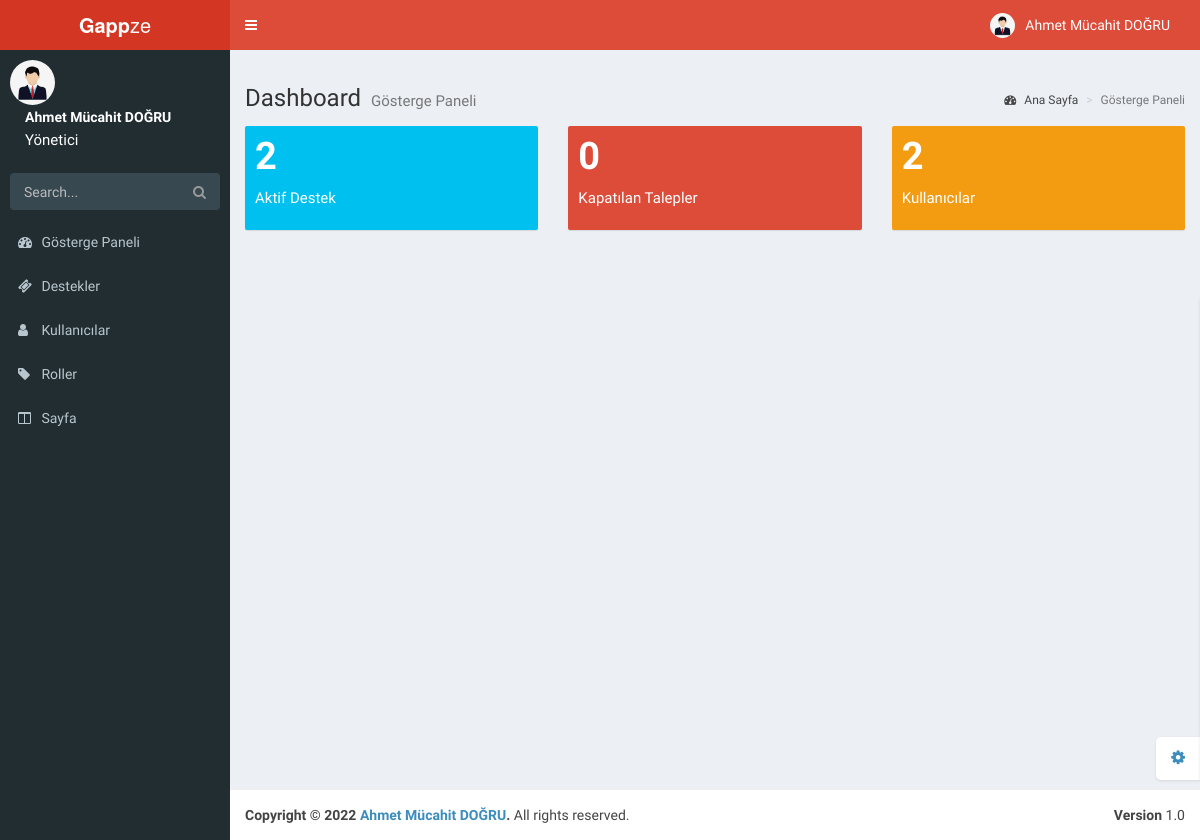
Before: /admin/index.php (signed in) with the older database file.
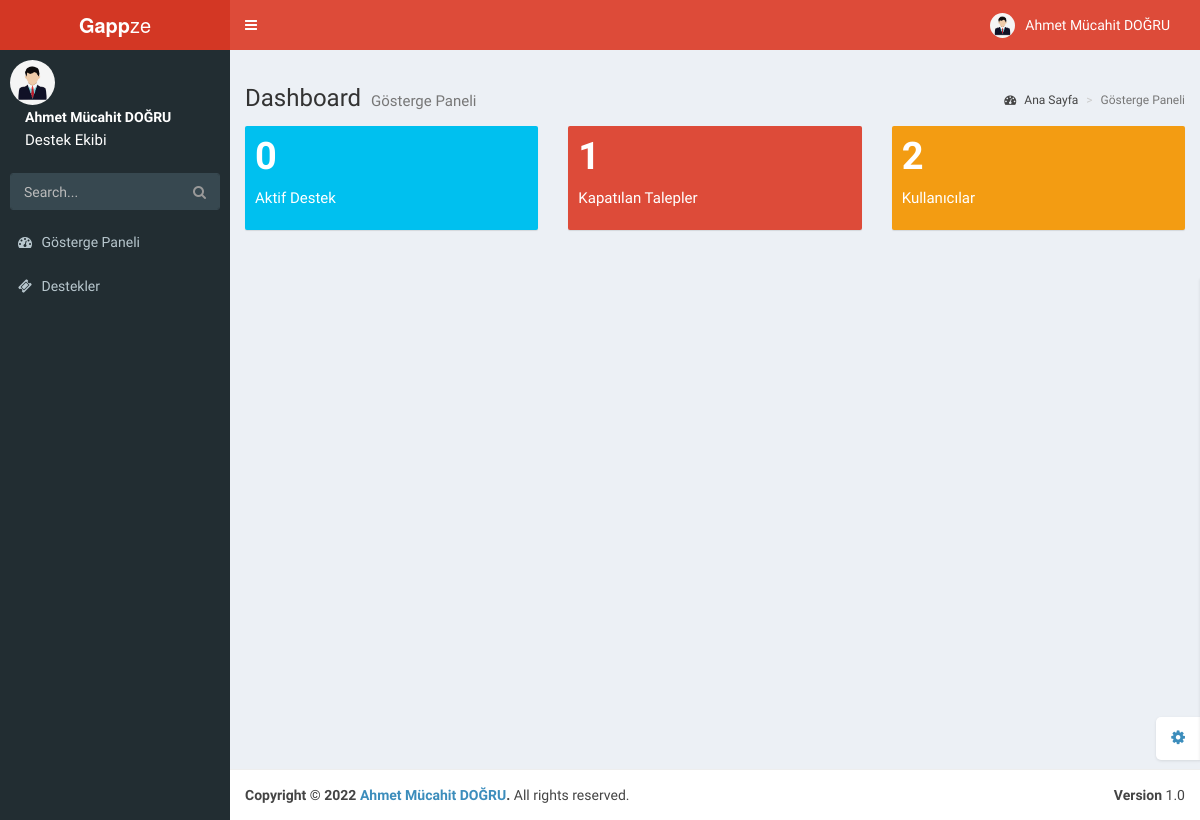
After: the same page with the newer database file.
### tables this page shows
CREATE TABLE `accounts` (
  `id` int(11) NOT NULL,
  `firstName` varchar(64) NOT NULL,
  `lastName` varchar(64) NOT NULL,
  `email` varchar(255) NOT NULL,
  `password` varchar(255) NOT NULL,
  `permission` int(11) NOT NULL,
  `department` int(11) NOT NULL,
  `createdDate` timestamp NOT NULL DEFAULT current_timestamp() ON UPDATE current_timestamp()
);

CREATE TABLE `roles` (
  `id` int(11) NOT NULL,
  `name` varchar(255) NOT NULL
);

CREATE TABLE `pages` (
  `id` int(11) NOT NULL,
  `name` varchar(255) NOT NULL,
  `src` varchar(255) NOT NULL,
  `permission` int(11) NOT NULL,
  `location` int(11) NOT NULL,
  `dropdown` int(11) NOT NULL,
  `isDropdown` int(11) NOT NULL,
  `icon` varchar(255) NOT NULL,
  `isLogged` int(11) NOT NULL
);

### functions/account.function.php (called while the page is built, shortened)
<?php
class Accounts{
  public function getUserCount(){
    $class = new classFonksiyon();
    $db = $class->dbConnection();
    if($db){
      $roles = $db->prepare("SELECT * FROM accounts");
      $roles->execute();
      return $roles->rowCount();
    }
  }
  public function getTicketCount($number){
    $class = new classFonksiyon();
    $db = $class->dbConnection();
    $roles = $db->prepare("SELECT * FROM supports WHERE status = ?");
    $roles->execute(array(
      $number
    ));
    return $roles->rowCount();
  }
  public function getPermissionName($id){
      $class = new classFonksiyon();
      $db = $class->dbConnection();
      $accounts = $db->prepare("SELECT permission FROM accounts WHERE id = ?");
      $accounts->execute(array(
        $id
      ));
      $accounts_fetch = $accounts->fetch();
      $roles = $db->prepare("SELECT * FROM roles WHERE id = ?");
      $roles->execute(array(
        $accounts_fetch["permission"]
      ));
      $roles_fetch = $roles->fetch();
      if($accounts->rowCount() != 0){
        if($roles_fetch == 0){
          return "Üye";
        }else{
        return $roles_fetch["name"];
        }
      }else{
        return false;
      }
  }
  public function getName($id){
    $class = new classFonksiyon();
    $db = $class->dbConnection();
    $accounts = $db->prepare("SELECT firstName,lastName FROM accounts WHERE id = ?");
    $accounts->execute(array(
      $id
    ));
    $accounts_fetch = $accounts->fetch();
    if($accounts->rowCount() != 0){
    return $accounts_fetch["firstName"]." ".$accounts_fetch["lastName"];
    }
  }
}

### functions/class.function.php (the view, shortened to what this page needs)
<?php
class classFonksiyon {
    private $settings = "/settings.json";
    private $host;
    private $username;
    private $password;
    private $database;
    public function __construct()
    {
      $jsonVeri = file_get_contents($_SERVER['DOCUMENT_ROOT'].$this->settings);
      $jsonVeri = json_decode($jsonVeri,true);
      $this->host = $jsonVeri["host"];
      $this->username = $jsonVeri["user"];
      $this->password = $jsonVeri["password"];
      $this->database = $jsonVeri["database"];
    }
    public function dbConnection(){
      try {
        $conn = new PDO("mysql:host=$this->host;dbname=$this->database;charset=utf8", $this->username, $this->password);
        $conn->setAttribute(PDO::ATTR_ERRMODE, PDO::ERRMODE_EXCEPTION);
      } catch(PDOException $e) {
        $message = "Connection failed: " . $e->getMessage();
      }
      return $conn;
    }
    public function pagesAll($location,$permission){
      $db = $this->dbConnection();
      if($db){
        if($location == 1){
          $page = $db->prepare("SELECT * FROM pages WHERE location = ?");
          $page->execute(array(
            $location
          ));
          if($page->rowCount() != 0){
            foreach ($page as $page_veri) {
                if($page_veri["permission"] == $permission){
                  if($page_veri["isDropdown"] == 1){
                  echo "
                  <li class='treeview'>
                  <a href='#'>
                  <i class='{$page_veri["icon"]}'></i>
                  <span>{$page_veri["name"]}</span></a>";
                    $getElements = $db->prepare("SELECT * FROM pages WHERE dropdown = ?");
                    $getElements->execute(array(
                      $page_veri["id"]
                    ));
                    echo '<ul class="treeview-menu">';
                    echo "</ul></li>";
                  }else{
                    if($page_veri["dropdown"] == 0){
                    echo "<li class='treeview'>";
                    echo "<a href='{$page_veri["src"]}'>";
                    echo "<i class='{$page_veri["icon"]}'></i> <span>{$page_veri["name"]}</span>";
                    echo "</a>";
                    echo "</li>";
                    }
                  }
                }
            }
        }
      }
    }
    }
}

### admin/index.php (shortened to what this page needs)
<?php
require_once($_SERVER['DOCUMENT_ROOT']."/functions/functionBase.php");
?>
<!DOCTYPE html>
<html lang="tr">
<head>
  <link href="resources/bootstrap/css/bootstrap.min.css" rel="stylesheet" type="text/css" />
  <link href="https://maxcdn.bootstrapcdn.com/font-awesome/4.3.0/css/font-awesome.min.css" rel="stylesheet" type="text/css" />
  <link href="http://code.ionicframework.com/ionicons/2.0.0/css/ionicons.min.css" rel="stylesheet" type="text/css" />
  <link href="resources/css/AdminLTE.min.css" rel="stylesheet" type="text/css" />
  <link href="resources/css/skins/_all-skins.min.css" rel="stylesheet" type="text/css" />
  <link href="resources/plugins/iCheck/flat/blue.css" rel="stylesheet" type="text/css" />
  <link href="resources/plugins/morris/morris.css" rel="stylesheet" type="text/css" />
  <link href="resources/plugins/jvectormap/jquery-jvectormap-1.2.2.css" rel="stylesheet" type="text/css" />
  <link href="resources/plugins/datepicker/datepicker3.css" rel="stylesheet" type="text/css" />
  <link href="resources/plugins/daterangepicker/daterangepicker-bs3.css" rel="stylesheet" type="text/css" />
  <link href="resources/plugins/bootstrap-wysihtml5/bootstrap3-wysihtml5.min.css" rel="stylesheet" type="text/css" />,
</head>
<body class="skin-red fixed">
  <div class="wrapper">
  <?php
    include("pages/header.php");
    include("pages/navbar.php");
    ?>
    <div class="content-wrapper">
      <section class="content-header">
        <h1>
          Dashboard
          <small>Gösterge Paneli</small>
        </h1>
        <ol class="breadcrumb">
          <li><a href="#"><i class="fa fa-dashboard"></i> Ana Sayfa</a></li>
          <li class="active">Gösterge Paneli</li>
        </ol>
      </section>
      <section class="content">
        <div class="row">
          <div class="col-lg-4 col-xs-6">
            <div class="small-box bg-aqua">
              <div class="inner">
                <h3><?= $user->getTicketCount(0) ?></h3>
                <p>Aktif Destek</p>
              </div>
            </div>
          </div>
          <div class="col-lg-4 col-xs-6">
            <div class="small-box bg-red">
              <div class="inner">
              <h3><?= $user->getTicketCount(1) ?></h3>
                <p>Kapatılan Talepler</p>
              </div>
            </div>
          </div>
          <div class="col-lg-4 col-xs-6">
            <div class="small-box bg-yellow">
              <div class="inner">
                <h3><?= $user->getUserCount(); ?></h3>
                <p>Kullanıcılar</p>
              </div>
            </div>
          </div>
        </div>
      </section>
    </div>
    <footer class="main-footer">
      <div class="pull-right hidden-xs">
        <b>Version</b> 1.0
      </div>
      <strong>Copyright &copy; 2022 <a href="#">Ahmet Mücahit DOĞRU</a>.</strong> All rights reserved.
    </footer>
  </div>
</body>
</html>

### admin/pages/header.php (shortened to what this page needs)
<header class="main-header">
    <a href="index.php" class="logo"><b>Gapp</b>ze</a>
    <nav class="navbar navbar-static-top" role="navigation">
        <a href="#" class="sidebar-toggle" data-toggle="offcanvas" role="button">
        </a>
        <div class="navbar-custom-menu">
            <ul class="nav navbar-nav">
                <li class="dropdown user user-menu">
                    <a href="#" class="dropdown-toggle" data-toggle="dropdown">
                        <img src="/resources/img/user.jpg" class="user-image" alt="User Image" />
                        <span class="hidden-xs"><?= $user->getName($_SESSION["userAccountID"]); ?></span>
                    </a>
                </li>
            </ul>
        </div>
    </nav>
</header>

### admin/pages/navbar.php
<aside class="main-sidebar">
    <section class="sidebar">
        <div class="user-panel">
            <div class="pull-left image">
                <img src="/resources/img/user.jpg" class="img-circle" alt="User Image" />
            </div>
            <div class="pull-left info">
                <p><?= $user->getName($_SESSION["userAccountID"]); ?></p>
                <a style="font-size: 15px"><?= $user->getPermissionName($_SESSION["userAccountID"]) ?></a>
            </div>
        </div>
        <form action="#" method="get" class="sidebar-form">
            <div class="input-group">
                <input type="text" name="q" class="form-control" placeholder="Search..." />
                <span class="input-group-btn">
                    <button type='submit' name='search' id='search-btn' class="btn btn-flat"><i
                            class="fa fa-search"></i></button>
                </span>
            </div>
        </form>
        <ul class="sidebar-menu">
             <?php
                $class->pagesAll(1,0);
            ?>
        </ul>
    </section>
</aside>

Changed rows visible on the page:
no longer on this page (row edited): pages: name "Kullanıcılar"
no longer on this page (row edited): pages: name "Roller"
no longer on this page (row edited): pages: name "Sayfa"
changed accounts "Ahmet Mücahit DOĞRU": permission.name "Yönetici" → "Destek Ekibi"
Other visible differences:
$user->getTicketCount(0): "2" → "0"
$user->getTicketCount(1): "0" → "1"
